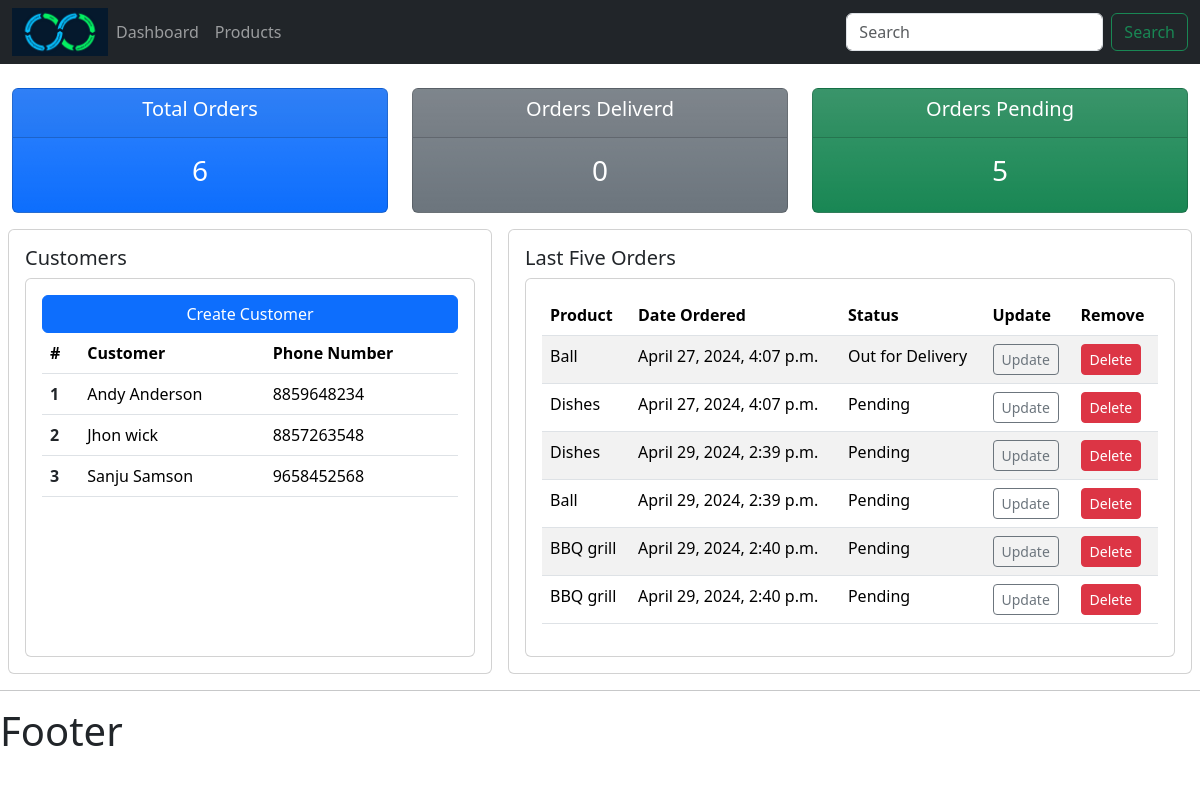
Before: / with the older database file.
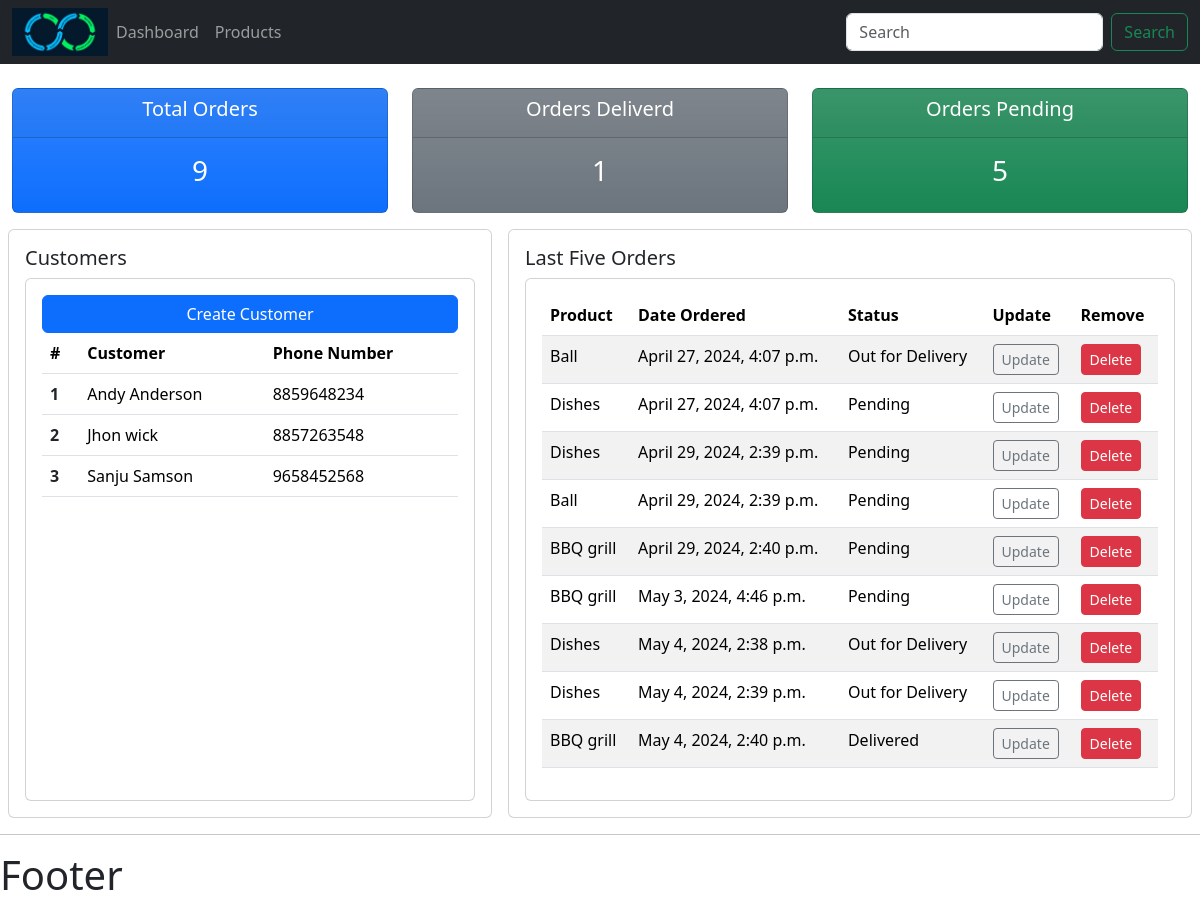
After: the same page with the newer database file.
### accounts/models.py (models this page shows, shortened)
class Customer(models.Model):
    cust_name = models.CharField(max_length=200, null=True)
    phone = models.CharField(max_length=12, null=True)
    email = models.CharField(max_length=100, null=True)
    date_created = models.DateTimeField(auto_now_add=True, null=True)

class Order(models.Model):
    STATUS = (
        ('Pending','Pending'),
        ('Out for Delivery','Out for Delivery'),
        ('Delivered', 'Delivered'),
    )
    customer = models.ForeignKey(Customer, null=True, on_delete=models.SET_NULL)
    product = models.ForeignKey(Product, null=True, on_delete=models.SET_NULL)
    date_created = models.DateTimeField(auto_now_add=True, null=True)
    status = models.CharField(max_length=200, null=True, choices=STATUS)

class Product(models.Model):
    CATEGORY = (
        ('Indoor','Indoor'),
        ('Outdoor', 'Outdoor'),
    )
    product_name = models.CharField(max_length=200, null=True)
    price = models.FloatField(null=True)
    category = models.CharField(max_length=200, null=True, choices=CATEGORY)
    description = models.CharField(max_length=200, null=True, blank=True)
    date_created = models.DateTimeField(auto_now_add=True, null=True)
    tag = models.ManyToManyField(Tag)
    def __str__(self) -> str:
        return self.product_name

### accounts/views.py (the view)
# urls.py: path('',views.dashboard, name="dashboard"),
def dashboard(request):
    customers = Customer.objects.all()
    orders = Order.objects.all()
    total_orders = orders.count()
    pending_orders = Order.objects.filter(status="Pending").count()
    delivered_orders = Order.objects.filter(status="Delivered").count()
    context = {
        "customers": customers,
        "orders": orders,
        "total_orders": total_orders,
        "pending_orders": pending_orders,
        "delivered_orders": delivered_orders,
    }
    return render(request, "accounts/dashboard.html", context)

### accounts/templates/accounts/dashboard.html
{% extends 'accounts/main.html' %}
{% block content %}
  {% include 'accounts/status.html' %}
  <div class="row">
    <div class="col-md-4 card card-body mx-2">
      <h5 class="card-title">Customers</h5>
      <div class="card-body card">
        <a class="btn btn-primary btn-md btn-block" href="{% url 'accounts:create_customer' %}">Create Customer</a>
        <table class="table table-md">
          <thead>
            <tr>
              <th scope="col">#</th>
              <th scope="col">Customer</th>
              <th scope="col">Phone Number</th>
            </tr>
          </thead>
          <tbody>
            {% for customer in customers %}
              <tr>
                <th scope="row">
                  <a class="text-dark text-decoration-none" title="view {{ customer.cust_name }}" href="{% url 'accounts:customer' customer.id %}">{{ forloop.counter }}</a>
                </th>
                <td>{{ customer.cust_name }}</td>
                <td>{{ customer.phone }}</td>
              </tr>
            {% endfor %}
          </tbody>
        </table>
      </div>
    </div>
    <div class="col-md-6 card card-body mx-2">
      <h5>Last Five Orders</h5>
      <div class="card card-body">
        <table class="table table-md table-striped">
          <thead>
            <tr>
              <th scope="col">Product</th>
              <th scope="col">Date Ordered</th>
              <th scope="col">Status</th>
              <th scope="col">Update</th>
              <th scope="col">Remove</th>
            </tr>
          </thead>
          <tbody>
            {% for order in orders %}
              <tr>
                <td>{{ order.product }}</td>
                <td>{{ order.date_created }}</td>
                <td>{{ order.status }}</td>
                <td>
                  <a class="btn btn-sm btn-outline-secondary" href="{% url 'accounts:update_order' order.id %}">Update</a>
                </td>
                <td>
                  <a class="btn btn-sm btn-danger" href="{% url 'accounts:delete_order' order.id %}">Delete</a>
                </td>
              </tr>
            {% endfor %}
          </tbody>
        </table>
      </div>
    </div>
  </div>
{% endblock %}

### accounts/templates/accounts/main.html (shortened to what this page needs)
<!DOCTYPE html>
<html lang="en">
  <head>
    <link href="https://cdn.jsdelivr.net/npm/bootstrap@5.3.3/dist/css/bootstrap.min.css" rel="stylesheet" />
  </head>
  <body>
    {% include 'accounts/navbar.html' %}
    <br>
    <div class="container-fluid">
      {% block content %}
      {% endblock %}
    </div>
    <hr />
    <h1>Footer</h1>
  </body>
</html>

### accounts/templates/accounts/navbar.html (shortened to what this page needs)
{% load static %}
<nav class="navbar navbar-dark navbar-expand-lg bg-body-dark bg-dark">
  <div class="container-fluid">
    <img src="{% static 'images/mldlc.png' %}" alt="logo" style="height: 3rem;"/>
    <div class="collapse navbar-collapse" id="navbarSupportedContent">
      <ul class="navbar-nav me-auto mb-2 mb-lg-0">
        <li class="nav-item">
          <a class="nav-link" aria-current="page" href="{% url 'accounts:dashboard' %}">Dashboard</a>
        </li>
        <li class="nav-item">
          <a class="nav-link" href="{% url 'accounts:product' %}">Products</a>
        </li>
      </ul>
      <form class="d-flex" role="search">
        <input class="form-control me-2" type="search" placeholder="Search" aria-label="Search" />
        <button class="btn btn-outline-success" type="submit">Search</button>
      </form>
    </div>
  </div>
</nav>

### accounts/templates/accounts/status.html
<div class="row">
    <div class="col">
        <div class="col-md">
            <div class="card text-center text-white mb-3 bg-primary bg-gradient" id="total-orders">
                <div class="card-header">
                    <h5 class="card-title">Total Orders</h5>
                </div>
                <div class="card-body">
                    <h3 class="card-title">{{total_orders}} </h3>
                </div>
            </div>
        </div>
    </div>
    <div class="col">
        <div class="col-md">
            <div class="card text-center text-white mb-3 bg-secondary bg-gradient" id="orders-deliverd">
                <div class="card-header">
                    <h5 class="card-title">Orders Deliverd</h5>
                </div>
                <div class="card-body">
                    <h3 class="card-title">{{delivered_orders}}</h3>
                </div>
            </div>
        </div>
    </div>
    <div class="col">
        <div class="col-md">
            <div class="card text-center text-white mb-3 bg-success bg-gradient" id="orders-pending">
                <div class="card-header">
                    <h5 class="card-title">Orders Pending</h5>
                </div>
                <div class="card-body">
                    <h3 class="card-title">{{pending_orders}} </h3>
                </div>
            </div>
        </div>
    </div>
</div>

Changed rows visible on the page:
removed Order: product "BBQ grill", date_created "April 29, 2024, 2:40 p.m.", status "Pending"
added Order: product "BBQ grill", date_created "May 3, 2024, 4:46 p.m.", status "Pending"
added Order: product "Dishes", date_created "May 4, 2024, 2:38 p.m.", status "Out for Delivery"
added Order: product "Dishes", date_created "May 4, 2024, 2:39 p.m.", status "Out for Delivery"
added Order: product "BBQ grill", date_created "May 4, 2024, 2:40 p.m.", status "Delivered"
Other visible differences:
{{ total_orders }}: "6" → "9"
{{ delivered_orders }}: "0" → "1"
